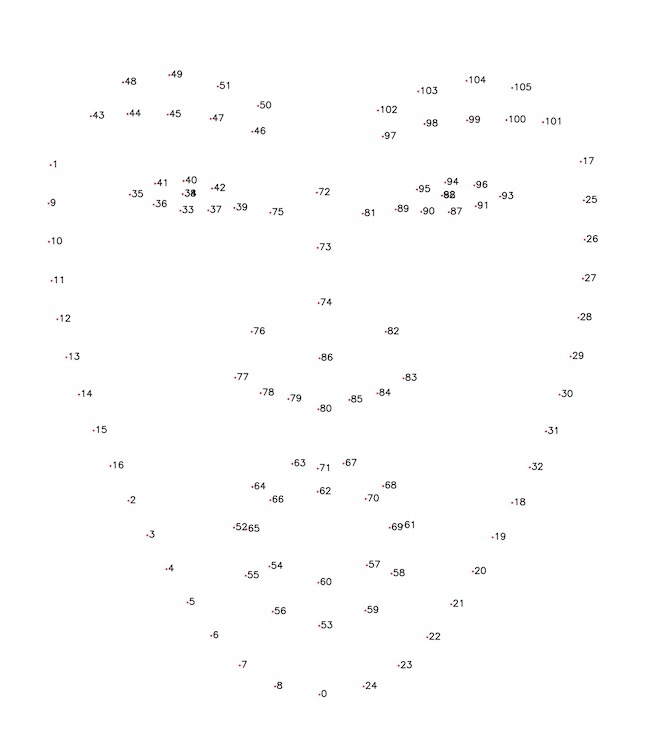
#> input picture Operators/ExampleFaceAlignmentOperator/人脸106landmark.jpeg, 660 x 746 px
$ python NRIQA.py --image_path '../ExampleFaceAlignmentOperator/人脸106landmark.jpeg'   (older library calls are emulated)
#> lines starting #> are read from the running program, lines starting #| are printed output that depends on the picture; long printed decimals are rounded
### Operators/DummyAlgorithm.py
"""
所有的算法都需要基于DummyAlgorithm进行实现
"""
from abc import ABC, abstractmethod
import logging
from logging import handlers
import os
import datetime


class DummyAlgorithm(ABC):
    # 算法名称
    name = 'dummy algorithm'
    # 算法版本名称
    __version__ = 'v1.0.20210307'

    def __init__(self, _is_test):
        self.logger = logging.getLogger(f'algorithm [{self.name}]')
        if _is_test:
            self.logger.setLevel(logging.DEBUG)
        else:
            self.logger.setLevel(logging.INFO)
        # 会在工作目录下面创建文件夹logs，用于装载日志
        os.makedirs('logs', exist_ok=True)
        date_string = datetime.date.today().strftime('%Y%m%d')
        log_format = f'%(asctime)s : %(levelname)s : %(process)d: %(thread)x: {self.name}: line %(lineno)d: %(message)s'
        # 每天存储一个文件，存储31天，且文件名包含启动日期
        log_file_handler = handlers.TimedRotatingFileHandler(f'logs/{self.name}_{date_string}启动.log', encoding='utf-8',
                                                             when='D', interval=1, backupCount=31)

        log_file_handler.setFormatter(logging.Formatter(log_format))
        self.logger.addHandler(log_file_handler)
        self.is_test = _is_test

    # [10 lines left out: function execute, not called in this run]

    @staticmethod
    def annotate(*args, **kwargs):
        pass

    def __call__(self, *args, **kwargs):
        return self.execute(*args, **kwargs)

### Operators/ExampleImageQualityAssessmentOperator/NRIQA.py
from abc import ABC

import cv2
import numpy as np

from Operators.DummyAlgorithm import DummyAlgorithm


class NRIQA(DummyAlgorithm, ABC):
    name = '无参考IQA'
    __version__ = 'v1.0.20210329'

    def __init__(self, _is_test, _image_size=128):
        super().__init__(_is_test)
        self.image_size = _image_size

    def image_preprocess(self, _image):
        resized_image = cv2.resize(_image, (self.image_size, self.image_size), )
        if len(resized_image.shape) == 3:
            gray_image = cv2.cvtColor(resized_image, cv2.COLOR_BGR2GRAY)
        else:
            gray_image = resized_image
        normalized_image = gray_image / 255
        return normalized_image


class Brenner(NRIQA):
    """
    值越大，越清晰
    """
    name = 'Brenner'
    __version__ = 'v1.0.20210329'

    def __init__(self, _is_test, _image_size=128, _delta_x=2):
        super().__init__(_is_test, _image_size)
        self.delta_x = _delta_x
        assert _delta_x < self.image_size, 'delta_x must small than image size'

    def execute(self, _image):
        candidate_image = self.image_preprocess(_image)
        a = candidate_image[..., :-self.delta_x]
        b = candidate_image[..., self.delta_x:]
        return np.linalg.norm(a - b) / (self.image_size ** 2)


class Laplacian(NRIQA):
    """
    值越大，越清晰
    """
    name = 'Laplacian'
    __version__ = 'v1.0.20210329'

    def execute(self, _image):
        candidate_image = self.image_preprocess(_image)
        return cv2.Laplacian(candidate_image, cv2.CV_64F).var()


if __name__ == '__main__':
    from argparse import ArgumentParser

    ag = ArgumentParser('Image IQA Example')
    ag.add_argument('-i', '--image_path', dest='image_path', type=str, required=True, help='本地图像路径')
    args = ag.parse_args()
    img = cv2.imread(args.image_path)
#> img is the input picture: shape (746, 660, 3); mean B, G, R 253.4, 253.4, 253.4
    blurred_img = cv2.GaussianBlur(img, (7, 7), 11)
    brenner_handler = Brenner(True,_delta_x=5)
    laplacian_handler = Laplacian(True)
    for m_handler in [brenner_handler, laplacian_handler]:
        print(m_handler.name, 'clarity image score', m_handler.execute(img))
        print(m_handler.name, 'blurred image score', m_handler.execute(blurred_img))
#> this loop made 2 passes
#| Brenner clarity image score 0.0005536
#| Brenner blurred image score 0.0003346
#| Laplacian clarity image score 0.02969
#| Laplacian blurred image score 0.004786
#> pass 1, in image_preprocess, `resized_image = cv2.resize(_image, (self.image_size, self.image_size), )`:
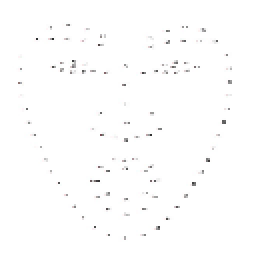
#> resized_image: shape (128, 128, 3) (shown 2 times larger); mean B, G, R 253.3, 253.3, 253.4
#> pass 1, in execute, `a = candidate_image[..., :-self.delta_x]`:
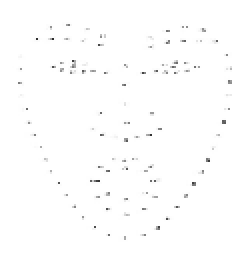
#> a: shape (128, 123) float64 (shown 2 times larger); min 0.169, max 1, mean 0.993
